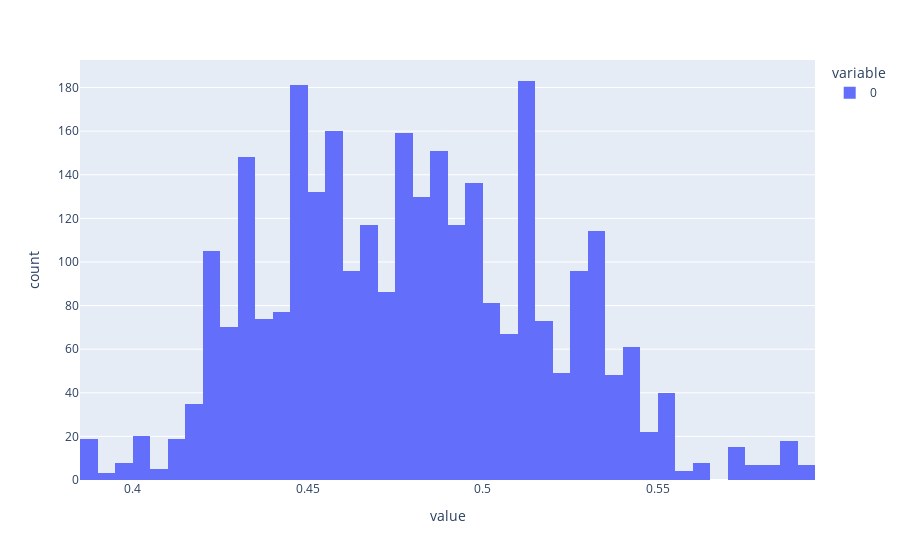

Notebook code cell kept with this figure:
### Code cell
import plotly.express as px

res = model.predict(meta_features_test)

fig = px.histogram(res, nbins=100)
fig.show()

### Figure 1 — Plotly figure (JSON) as saved in the notebook; plotly's stock layout.template omitted (floating-point values rounded to 4 significant figures; data arrays with more than 128 entries replaced by an {"elided": "..."} marker saying what was removed)
{"data": [{"bingroup": "x", "hovertemplate": "variable=0<br>value=%{x}<br>count=%{y}<extra></extra>", "legendgroup": "0", "marker": {"color": "#636efa", "pattern": {"shape": ""}}, "name": "0", "nbinsx": 100, "orientation": "v", "showlegend": true, "type": "histogram", "x": {"elided": "2948 float values"}, "xaxis": "x", "yaxis": "y"}], "layout": {"barmode": "relative", "legend": {"title": {"text": "variable"}, "tracegroupgap": 0}, "margin": {"t": 60}, "xaxis": {"anchor": "y", "domain": [0, 1], "title": {"text": "value"}}, "yaxis": {"anchor": "x", "domain": [0, 1], "title": {"text": "count"}}}}
